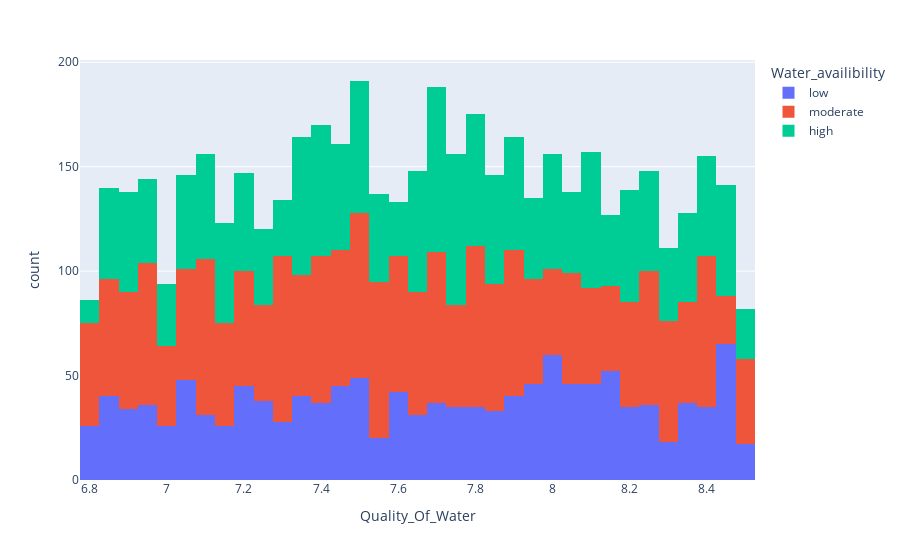

Notebook cell for this chart:
### Code cell
display(Markdown("""#### Water Quality

Water Quality variable represents the quality of water. A continous variable lying between 6.5-8.5 pH: """))

fig = px.histogram(df, x="Quality_Of_Water", color ='Water_availibility')
fig.show()
display(Markdown("              The graph above represents the distribution of quality of water with the level of availibility"))

### Figure 1 — Plotly figure (JSON) as saved in the notebook; plotly's stock layout.template omitted (floating-point values rounded to 4 significant figures; data arrays with more than 128 entries replaced by an {"elided": "..."} marker saying what was removed)
{"data": [{"alignmentgroup": "True", "bingroup": "x", "hoverlabel": {"namelength": 0}, "hovertemplate": "Water_availibility=low<br>Quality_Of_Water=%{x}<br>count=%{y}", "legendgroup": "low", "marker": {"color": "#636efa"}, "name": "low", "offsetgroup": "low", "orientation": "v", "showlegend": true, "type": "histogram", "x": {"elided": "1315 float values"}, "xaxis": "x", "yaxis": "y"}, {"alignmentgroup": "True", "bingroup": "x", "hoverlabel": {"namelength": 0}, "hovertemplate": "Water_availibility=moderate<br>Quality_Of_Water=%{x}<br>count=%{y}", "legendgroup": "moderate", "marker": {"color": "#EF553B"}, "name": "moderate", "offsetgroup": "moderate", "orientation": "v", "showlegend": true, "type": "histogram", "x": {"elided": "2011 float values"}, "xaxis": "x", "yaxis": "y"}, {"alignmentgroup": "True", "bingroup": "x", "hoverlabel": {"namelength": 0}, "hovertemplate": "Water_availibility=high<br>Quality_Of_Water=%{x}<br>count=%{y}", "legendgroup": "high", "marker": {"color": "#00cc96"}, "name": "high", "offsetgroup": "high", "orientation": "v", "showlegend": true, "type": "histogram", "x": {"elided": "1652 float values"}, "xaxis": "x", "yaxis": "y"}], "layout": {"barmode": "relative", "legend": {"title": {"text": "Water_availibility"}, "tracegroupgap": 0}, "margin": {"t": 60}, "xaxis": {"anchor": "y", "domain": [0, 1], "title": {"text": "Quality_Of_Water"}}, "yaxis": {"anchor": "x", "domain": [0, 1], "title": {"text": "count"}}}}
